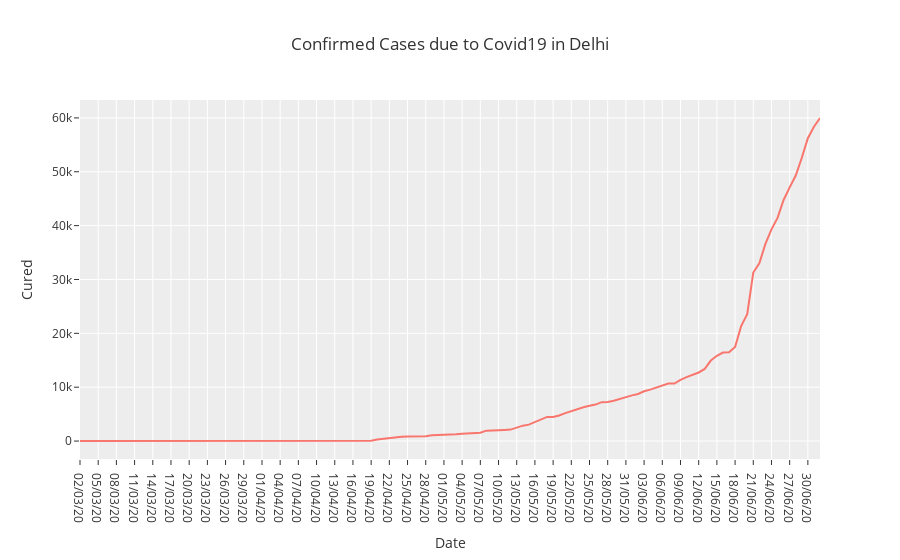

This figure's notebook cell:
### Markdown cell above
### Confirmed Cases due to Corona in Delhi

### Code cell
Del=covid1[covid1['State/UnionTerritory']=='Delhi']
fig = px.line(Del, x="Date", y="Cured", title='Confirmed Cases due to Covid19 in Delhi')
fig.show()

### Figure 1 — Plotly figure (JSON) as saved in the notebook; plotly's stock layout.template omitted (floating-point values rounded to 4 significant figures)
{"data": [{"hovertemplate": "Date=%{x}<br>Cured=%{y}<extra></extra>", "legendgroup": "", "line": {"color": "#F8766D", "dash": "solid"}, "mode": "lines", "name": "", "orientation": "v", "showlegend": false, "type": "scatter", "x": ["02/03/20", "03/03/20", "04/03/20", "05/03/20", "06/03/20", "07/03/20", "08/03/20", "09/03/20", "10/03/20", "11/03/20", "12/03/20", "13/03/20", "14/03/20", "15/03/20", "16/03/20", "17/03/20", "18/03/20", "19/03/20", "20/03/20", "21/03/20", "22/03/20", "23/03/20", "24/03/20", "25/03/20", "26/03/20", "27/03/20", "28/03/20", "29/03/20", "30/03/20", "31/03/20", "01/04/20", "02/04/20", "03/04/20", "04/04/20", "05/04/20", "06/04/20", "07/04/20", "08/04/20", "09/04/20", "10/04/20", "11/04/20", "12/04/20", "13/04/20", "14/04/20", "15/04/20", "16/04/20", "17/04/20", "18/04/20", "19/04/20", "20/04/20", "21/04/20", "22/04/20", "23/04/20", "24/04/20", "25/04/20", "26/04/20", "27/04/20", "28/04/20", "29/04/20", "30/04/20", "01/05/20", "02/05/20", "03/05/20", "04/05/20", "05/05/20", "06/05/20", "07/05/20", "08/05/20", "09/05/20", "10/05/20", "11/05/20", "12/05/20", "13/05/20", "14/05/20", "15/05/20", "16/05/20", "17/05/20", "18/05/20", "19/05/20", "20/05/20", "21/05/20", "22/05/20", "23/05/20", "24/05/20", "25/05/20", "26/05/20", "27/05/20", "28/05/20", "29/05/20", "30/05/20", "31/05/20", "01/06/20", "02/06/20", "03/06/20", "04/06/20", "05/06/20", "06/06/20", "07/06/20", "08/06/20", "09/06/20", "10/06/20", "11/06/20", "12/06/20", "13/06/20", "14/06/20", "15/06/20", "16/06/20", "17/06/20", "18/06/20", "19/06/20", "20/06/20", "21/06/20", "22/06/20", "23/06/20", "24/06/20", "25/06/20", "26/06/20", "27/06/20", "28/06/20", "29/06/20", "30/06/20", "01/07/20", "02/07/20"], "xaxis": "x", "y": [0, 0, 0, 0, 0, 0, 0, 0, 0, 0, 0, 0, 1, 2, 2, 2, 2, 3, 5, 5, 5, 5, 6, 6, 6, 6, 6, 6, 6, 6, 6, 8, 8, 15, 18, 19, 21, 21, 21, 25, 25, 25, 27, 30, 30, 42, 51, 72, 72, 290, 431, 611, 724, 808, 857, 869, 877, 877, 1078, 1092, 1094, 1167, 1256, 1362, 1431, 1468, 1542, 1931, 2020, 2020, 2069, 2129, 2512, 2858, 3045, 3518, 3926, 4485, 4485, 4750, 5192, 5567, 5897, 6267, 6540, 6771, 7223, 7264, 7495, 7846, 8075, 8478, 8746, 9243, 9542, 9898, 10315, 10664, 10664, 11357, 11861, 12245, 12731, 13398, 14945, 15823, 16427, 16500, 17457, 21341, 23569, 31294, 33013, 36602, 39313, 41437, 44765, 47091, 49301, 52607, 56235, 58348, 59992], "yaxis": "y"}], "layout": {"legend": {"tracegroupgap": 0}, "title": {"text": "Confirmed Cases due to Covid19 in Delhi"}, "xaxis": {"anchor": "y", "domain": [0, 1], "title": {"text": "Date"}}, "yaxis": {"anchor": "x", "domain": [0, 1], "title": {"text": "Cured"}}}}
